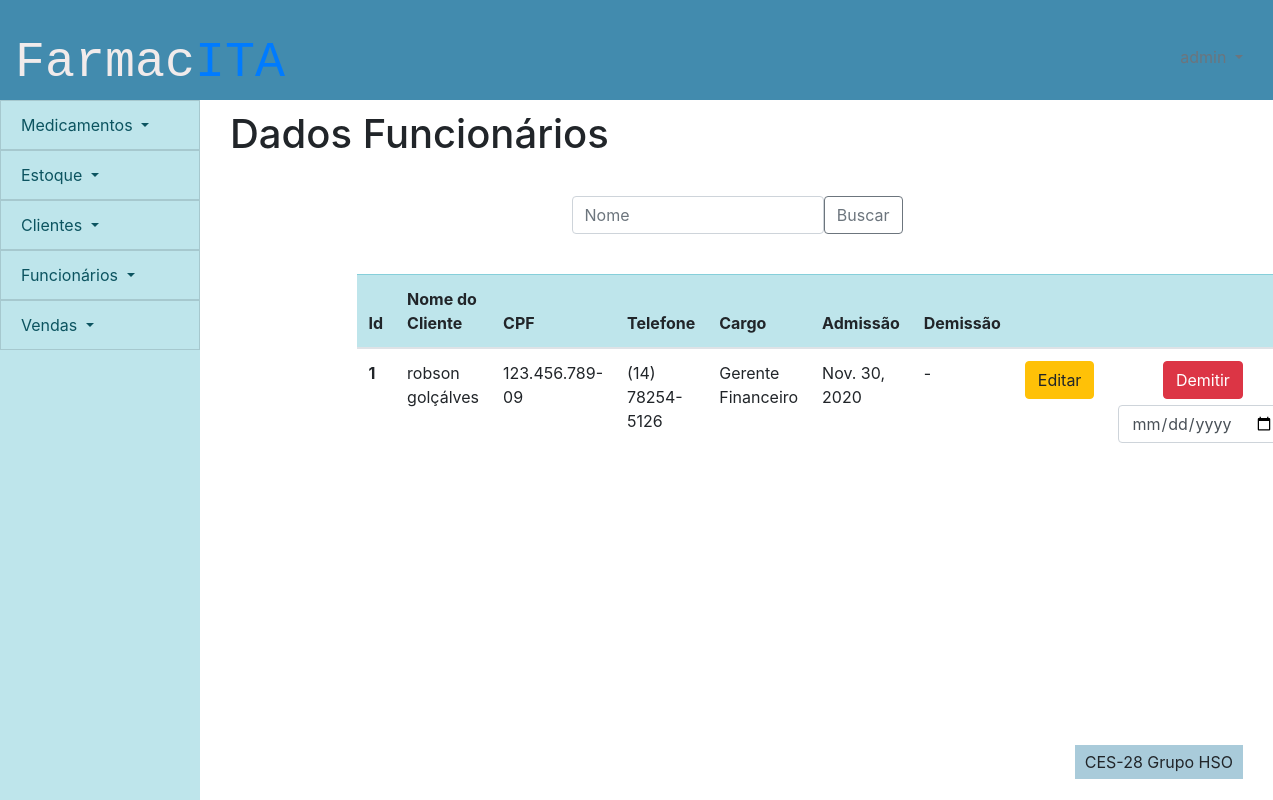
The page /pessoas/editar_usuario (signed in) on the database its author committed.
### pessoas/models.py (models this page shows)
class funcionario(models.Model):
    id = models.AutoField(primary_key=True, auto_created=True)
    user = models.OneToOneField(User,on_delete=models.CASCADE)
    nome_funcionario = models.CharField(max_length=300)
    cpf = models.CharField(max_length=14)
    telefone = models.CharField(max_length=15)
    cargo = models.CharField(max_length=100)
    data_de_admissao = models.DateField(auto_now=False,auto_now_add=False,null=False)
    data_de_demissao = models.DateField(auto_now=False,auto_now_add=False,null=True)
    class Meta:
        db_table = 'funcionarios'

### pessoas/views.py (the view, shortened to what this page needs)
# urls.py: path('editar_usuario',views.editar_usuario, name = 'editar_usuario'),
def editar_usuario(request):
    if request.user.is_authenticated:
        editar = False
        lista = funcionario.objects.all()
        busca = request.GET.get('buscacliente')
        if busca:
            editar = False
            lista = funcionario.objects.filter(nome_funcionario__icontains = busca)
        delete = request.GET.get('delete')
        data = request.GET.get('data_de_demissao')
        if delete:
            print("olha aki")
            teste = funcionario.objects.filter(id = delete)
            print(data)
            teste.update(data_de_demissao = data)
        editando = request.GET.get('edit')
        if editando:
            editar = True
            lista = funcionario.objects.filter(id = editando)
        return render(request,'pessoas/pagina_edicao_de_usuario.html',{'lista':lista,'editar':editar})
    else:
        return failed_login(request)

### frontend/pessoas/pagina_edicao_de_usuario.html (shortened to what this page needs)
{% extends 'template/padrao.html' %}
{% load static %}
{%block titulo-conteudo %}
Dados Funcionários
{% endblock %}
{% block content %}
<div>
    <div class="row formulario">
        <div class="col-sm-12">
            <div>
                <form method="GET">
                    <div class="input-group-prepend">
                        <input type="text" class="form-control" placeholder="Nome" name="buscacliente" id="buscacliente">
                    <button class="btn btn-outline-secondary" type="submit" id="button-addon1">Buscar</button>
                    </div>
                    </form>
            </div>
        </div>
    </div>
    <div class="tabela">
        <table class="table table-hover">
            <thead class="table-info">
                <tr>
                    <th scope="col">Id</th>
                    <th scope="col">Nome do Cliente</th>
                    <th scope="col">CPF</th>
                    <th scope="col">Telefone</th>
                    <th scope="col">Cargo</th>
                    <th scope="col">Admissão</th>
                    <th scope="col">Demissão</th>
                    <th></th>
                    <th></th>
                </tr>
            </thead>
            {% for i in lista %}
            <tbody>
                <tr class={{i.id}}>
                    <th scope="row">{{i.id}}</th>
                    <td class = "nome">{{i.nome_funcionario}}</td>
                    <td class = "cpf">{{i.cpf}}</td>
                    <td class = "telefone">{{i.telefone}}</td>
                    <td class = "cargo">{{i.cargo}}</td>
                    <td class = "admissao">{{i.data_de_admissao}}</td>
                    <td class = "demissao">
                        {% if i.data_de_demissao == None%}
                        {{"-"}}
                        {%else%}
                        {{i.data_de_demissao}}
                        {% endif%}
                    </td>
                    <td>
                        <form class= "centro">
                            <button value = {{i.id}} name = 'edit' class="btn btn-warning"  type = "submit" >Editar</button>
                        </form>
                    </td>
                    <td>
                        {% if i.data_de_demissao == None%}
                        <form class= "centro">
                            <button  value = {{i.id}} name = 'delete' class="btn btn-danger botao" type = "submit">Demitir</button>
                            <input type="date" required class="form-control background-none custom-input" id="data_de_admissao", name = 'data_de_demissao'>
                        </form>
                        {% endif%}
                    </td>
                </tr>
            </tbody>
            {% endfor %}
        </table>
    </div>
</div>
{% endblock %}

### static/_css/style.css (style rules this page uses)
:root { --bdazzled-blue: #3d5a80ff; --pale-cerulean: #98c1d9ff; --light-cyan: rgb(240, 254, 255); --burnt-sienna: #6BA368; --gunmetal: #515B3A; --header-height:100px; --menu-width:200px; --footer-height:100px; --form-width:400px; --table-width: 800px; }
.formulario { width: var(--form-width); margin: 0 auto ; padding: 20px; }
.tabela { width: var(--table-width); padding: 20px; margin: 0 auto; }
body { display: grid; grid-template-columns: var(--menu-width) 1fr; grid-template-rows: var(--header-height) 1fr var(--footer-height); grid-template-areas: " cabeca cabeca" " links conteudo" " links rodape" ; height: 100vh; }

### frontend/pessoas/pagina_edicao_de_usuario.html (style rules this page uses)
.centro { text-align: center; }
.botao { margin-bottom:6px; }

### rows shown on the page
funcionario: id "1", nome_funcionario "robson golçálves", cpf "123.456.789-09", telefone "(14) 78254-5126", cargo "Gerente Financeiro", data_de_admissao "Nov. 30, 2020", value "-"
